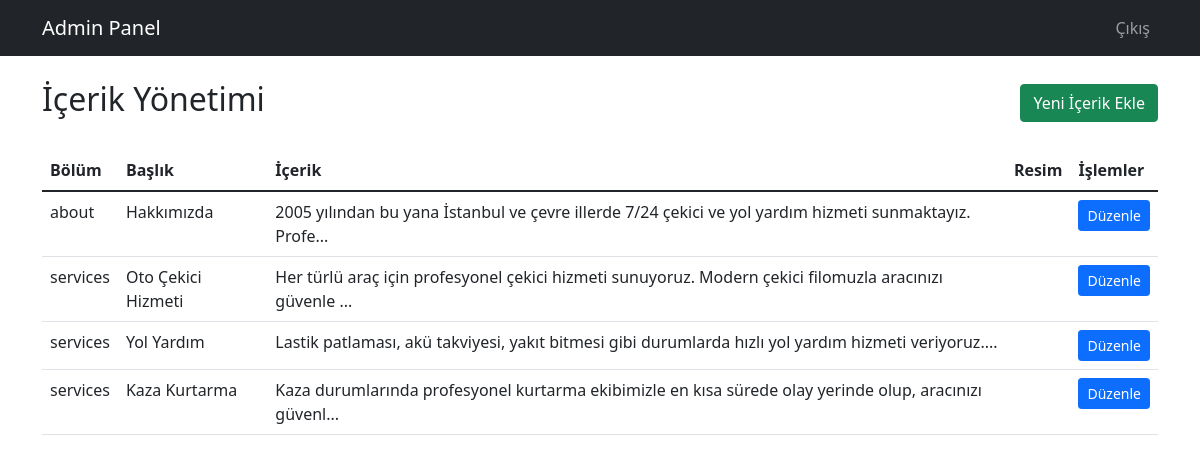
The page /admin (signed in) on the database its author committed.
### app.py (models this page shows)
class Content(db.Model):
    id = db.Column(db.Integer, primary_key=True)
    section = db.Column(db.String(50), nullable=False)
    title = db.Column(db.String(100))
    content = db.Column(db.Text)
    image_path = db.Column(db.String(200))

### app.py (the view)
@app.route('/admin')
@login_required
def admin():
    contents = Content.query.all()
    return render_template('admin.html', contents=contents)

### app.py (called while the page is built)
@login_manager.user_loader
def load_user(user_id):
    return User.query.get(int(user_id))

### templates/admin.html (shortened to what this page needs)
<!DOCTYPE html>
<html lang="tr">
<head>
    <link href="https://cdn.jsdelivr.net/npm/bootstrap@5.1.3/dist/css/bootstrap.min.css" rel="stylesheet">
</head>
<body>
    <nav class="navbar navbar-expand-lg navbar-dark bg-dark">
        <div class="container">
            <a class="navbar-brand" href="#">Admin Panel</a>
            <div class="navbar-nav ms-auto">
                <a class="nav-link" href="{{ url_for('logout') }}">Çıkış</a>
            </div>
        </div>
    </nav>
    <div class="container mt-4">
        <div class="d-flex justify-content-between align-items-center mb-4">
            <h2>İçerik Yönetimi</h2>
            <a href="{{ url_for('add_content') }}" class="btn btn-success">Yeni İçerik Ekle</a>
        </div>
        <div class="table-responsive">
            <table class="table">
                <thead>
                    <tr>
                        <th>Bölüm</th>
                        <th>Başlık</th>
                        <th>İçerik</th>
                        <th>Resim</th>
                        <th>İşlemler</th>
                    </tr>
                </thead>
                <tbody>
                    {% for content in contents %}
                    <tr>
                        <td>{{ content.section }}</td>
                        <td>{{ content.title }}</td>
                        <td>{{ content.content[:100] }}...</td>
                        <td>
                        </td>
                        <td>
                            <a href="{{ url_for('edit_content', id=content.id) }}"
                               class="btn btn-primary btn-sm">Düzenle</a>
                        </td>
                    </tr>
                    {% endfor %}
                </tbody>
            </table>
        </div>
    </div>
</body>
</html>

### rows shown on the page
Content: section "about", title "Hakkımızda", content "2005 yılından bu yana İstanbul ve çevre illerde 7/24 çekici ve yol yardım hizmeti sunmaktayız. Profe"
Content: section "services", title "Oto Çekici Hizmeti", content "Her türlü araç için profesyonel çekici hizmeti sunuyoruz. Modern çekici filomuzla aracınızı güvenle"
Content: section "services", title "Yol Yardım", content "Lastik patlaması, akü takviyesi, yakıt bitmesi gibi durumlarda hızlı yol yardım hizmeti veriyoruz."
Content: section "services", title "Kaza Kurtarma", content "Kaza durumlarında profesyonel kurtarma ekibimizle en kısa sürede olay yerinde olup, aracınızı güvenl"
